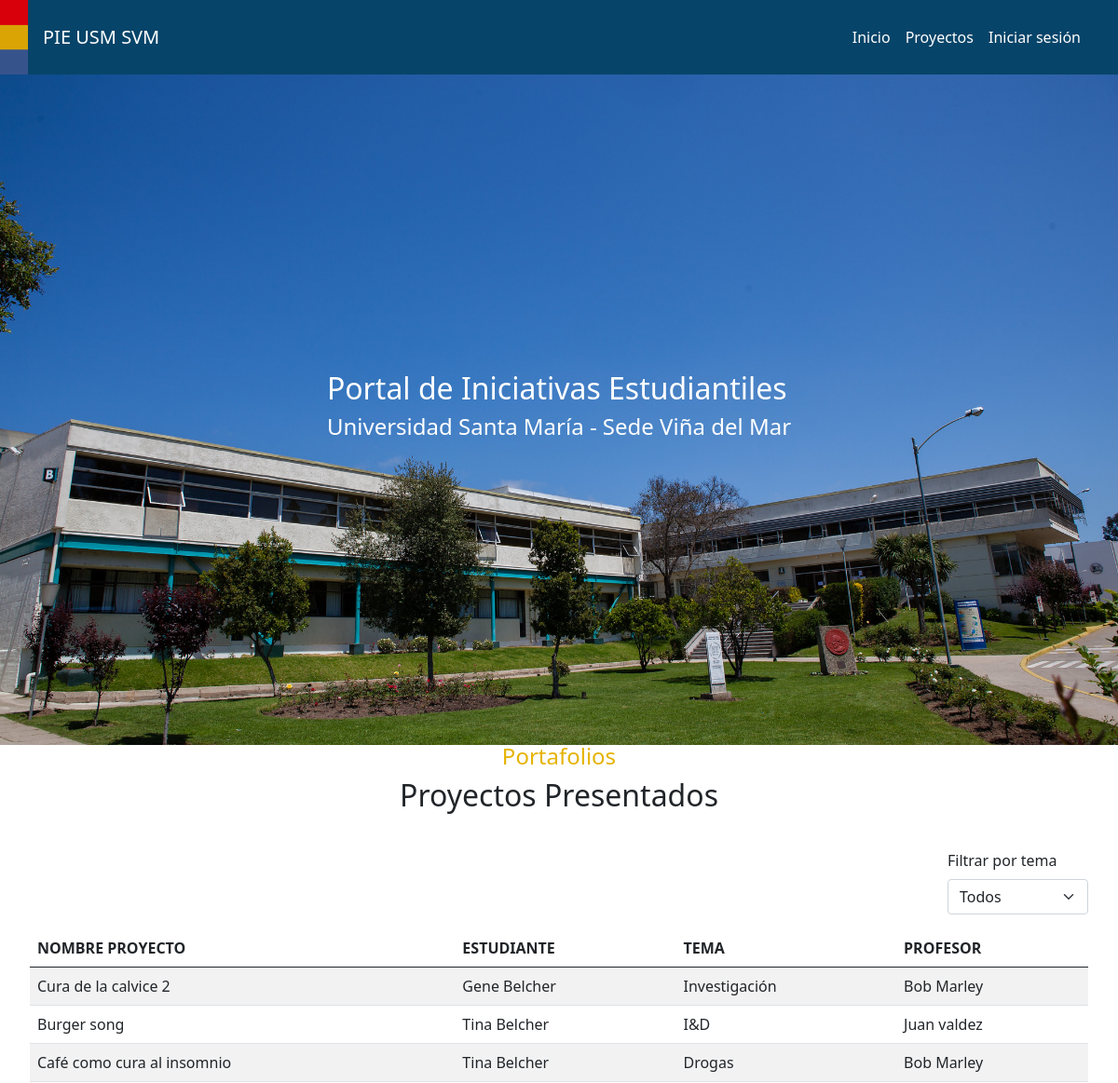
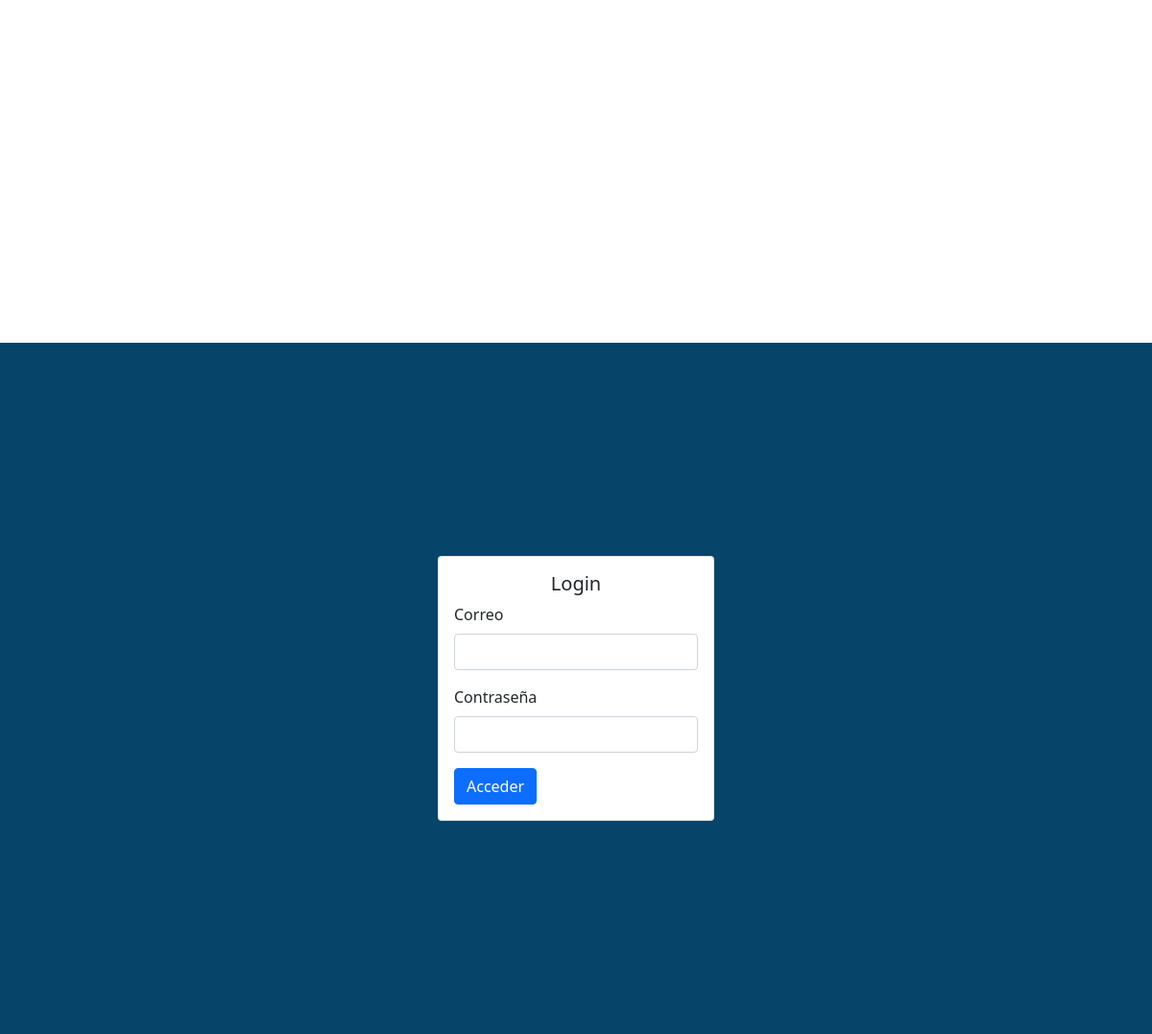
The page / on the database its author committed (2 pictures, top to bottom).
### Certamen2/models.py (models this page shows, shortened)
class Proyecto(models.Model):
    id = models.AutoField(primary_key=True)
    nombre = models.CharField(max_length=50)
    tema = models.CharField(max_length=50)
    estudiante = models.ForeignKey(Usuario, on_delete=models.CASCADE, related_name="estudiante_proyecto")
    profesor = models.ForeignKey(Usuario, on_delete=models.CASCADE, null=True, blank=True,
                                 related_name="profesor_proyecto")

class Usuario(models.Model):
    id = models.AutoField(primary_key=True)
    nombre = models.CharField(max_length=50)
    role = models.CharField(max_length=50, choices=roles)
    email = models.EmailField()
    password = models.CharField(max_length=50)
    def __str__(self) -> str:
        return self.nombre

### Certamen2/views.py (the view)
# urls.py: 2. Add a URL to urlpatterns:  path('', views.home, name='home')
def home(request):
    title = "Inicio"
    logged_user = request.session.get('user_id', None)
    if logged_user is not None:
        user = Usuario.objects.get(id=logged_user)
        if user.role == '0':
            projects = Proyecto.objects.filter(estudiante=user)
        else:
            projects = Proyecto.objects.all()
    else:
        user = None
        projects = Proyecto.objects.filter(profesor__isnull=False)
    temas = set(p.tema for p in projects)
    data = {
        "title": title,
        "projects": projects,
        "temas": temas,
        "user": user
    }
    return render(request, 'landing.html', data)

### Certamen2/templates/landing.html
{% extends 'home.html' %}
{% load static %}
{% block content %}
    <div class="image-container">
        <img src="{% static 'svm.jpg' %}">
        <div class="overlay-text">
            <h2>Portal de Iniciativas Estudiantiles</h2>
            <h4>Universidad Santa María - Sede Viña del Mar</h4>
        </div>
    </div>
    {% include 'projectsList.html' %}
    {% include 'login.html' %}
{% endblock %}

### Certamen2/templates/home.html (shortened to what this page needs)
{% load static %}
<!DOCTYPE html>
<html lang="en">
<head>
    <link href="https://cdn.jsdelivr.net/npm/bootstrap@5.0.2/dist/css/bootstrap.min.css" rel="stylesheet"
>
    <link rel="stylesheet" href="{% static 'css/styles.css' %}">
</head>
<body>
{% include 'navbar.html' %}
{% block content %}
{% endblock %}
</body>
</html>

### Certamen2/templates/navbar.html (shortened to what this page needs)
{% load static %}
<!DOCTYPE html>
<html lang="en">
<head>
</head>
<body>
<nav class="navbar navbar-expand-lg navbar-dark fixed-top">
    <img class="barra-colores" src="{% static 'BarraColores.png' %}" width="30" height="30"
         class="d-inline-block align-top" alt="">
    <a class="navbar-brand" href="#">PIE USM SVM</a>
    <div class="collapse navbar-collapse" id="navbarNav">
        <ul class="navbar-nav ms-auto">
            <li class="nav-item">
                <a class="nav-link" href="">Inicio</a>
            </li>
            <li class="nav-item">
                <a class="nav-link" href="#proyectos">Proyectos</a>
            </li>
            <li class="nav-item">
                {% if user is not None %}
                    <a class="nav-link" href="{% url 'logout' %}">Cerrar sesión</a>
                {% else %}
                    <a class="nav-link" href="#login">Iniciar sesión</a>
                {% endif %}
            </li>
        </ul>
    </div>
</nav>
</body>
</html>

### Certamen2/templates/projectsList.html (shortened to what this page needs)
<!DOCTYPE html>
<html lang="en">
<head>
</head>
<body>
<div class="project-container" id="proyectos">
    <div class="col-12 project-header">
        <h4>Portafolios</h4>
        {% if user and user.role == '0' %}
            <h2>Mis Proyectos</h2>
        {% else %}
            <h2>Proyectos Presentados</h2>
        {% endif %}
    </div>
    <div class="table-responsive project-list">
        <div class="mb-3">
            <label for="filter" class="form-label">Filtrar por tema</label>
            <select class="form-select" id="filter">
                <option selected>Todos</option>
            </select>
        </div>
        <table class="table table-striped">
            <thead>
            <tr>
                <th>NOMBRE PROYECTO</th>
                <th>ESTUDIANTE</th>
                <th>TEMA</th>
                <th>PROFESOR</th>
            </tr>
            </thead>
            <tbody>
            {% for project in projects %}
                <tr>
                    <td>{{ project.nombre }}</td>
                    <td>{{ project.estudiante }}</td>
                    <td>{{ project.tema }}</td>
                    <td>{{ project.profesor }} {% if user and project.profesor.id == user.id %} (Yo) {% endif %}</td>
                </tr>
            {% endfor %}
            </tbody>
        </table>
    </div>
</div>
</html>

### Certamen2/templates/login.html (shortened to what this page needs)
{% load static %}
<!DOCTYPE html>
<html lang="en">
<head>
</head>
<body>
<div class="login-container d-flex justify-content-center align-items-center" id="login">
    <div class="card" style="width: 18rem;">
        <div class="card-body">
            {% if user is not None %}
                <div class="alert alert-success" role="alert">
                    <b>Bienvenid@ {{ user.get_role_display }}</b> <br>{{ user.nombre }}
                </div>
                <form method="post" action="{% url 'logout' %}">
                    {% csrf_token %}
                    <button type="submit" class="btn btn-primary">Cerrar sesión</button>
                </form>
            {% else %}
                <h5 class="card-title text-center">Login</h5>
                <form method="post" action="{% url 'login' %}">
                    <div class="mb-3">
                        <label for="username" class="form-label">Correo</label>
                        <input type="text" class="form-control" id="username" name="username" required>
                    </div>
                    <div class="mb-3">
                        <label for="password" class="form-label">Contraseña</label>
                        <input type="password" class="form-control" id="password" name="password" required>
                    </div>
                    <button type="submit" class="btn btn-primary">Acceder</button>
                </form>
            {% endif %}
        </div>
    </div>
</div>
</body>
</html>

### Certamen2/templates/static/css/styles.css (style rules this page uses)
.navbar { margin-top: 0; padding-top: 0; padding-bottom: 0; background-color: #074469; height: 10vh; }
.nav-link { color: #ffffff !important; }
.barra-colores { height: 100%; margin-right: 1rem; }
.navbar-nav { margin-right: 2rem; }
.image-container { position: relative; margin-top: 10vh; }
.image-container img { width: 100%; height: 90vh; object-fit: cover; }
.overlay-text { position: absolute; top: 50%; left: 50%; transform: translate(-50%, -50%); color: white; }
.project-header { background-color: #ffffff; padding: 1rem; margin-top: 0vh; margin-bottom: 0rem; display: flex; flex-direction: column; justify-content: center; align-items: center; text-align: center; height: 10vh; }
.project-header h4 { color: #e5b300; }
.project-container { height: 90vh; }
.project-list { display: flex; flex-wrap: wrap; justify-content: end; margin: 2rem; }
.login-container { display: flex; justify-content: start; align-items: start; background-color: #074469; height: 90vh; }

### rows shown on the page
Proyecto: nombre "Cura de la calvice 2", estudiante "Gene Belcher", tema "Investigación", profesor "Bob Marley"
Proyecto: nombre "Burger song", estudiante "Tina Belcher", tema "I&D", profesor "Juan valdez"
Proyecto: nombre "Café como cura al insomnio", estudiante "Tina Belcher", tema "Drogas", profesor "Bob Marley"
